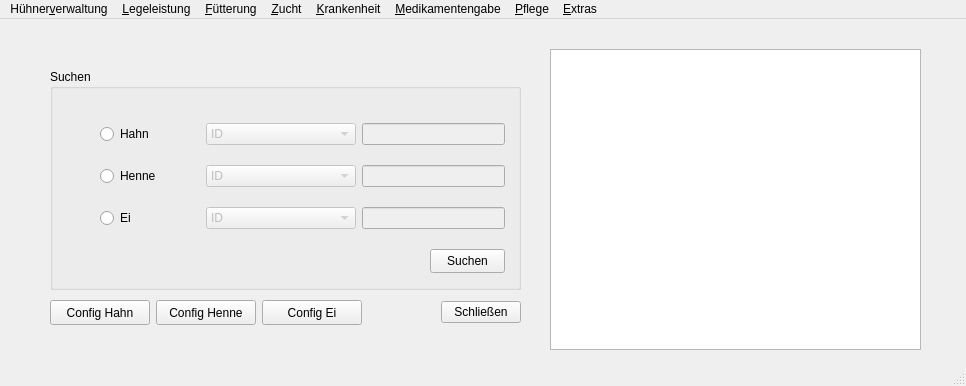
<?xml version="1.0" encoding="UTF-8"?>
<ui version="4.0">
 <class>MainWindow</class>
 <widget class="QMainWindow" name="MainWindow">
  <property name="geometry">
   <rect>
    <x>0</x>
    <y>0</y>
    <width>966</width>
    <height>386</height>
   </rect>
  </property>
  <property name="windowTitle">
   <string>MainWindow</string>
  </property>
  <widget class="QWidget" name="centralwidget">
   <widget class="QLabel" name="lbname">
    <property name="geometry">
     <rect>
      <x>810</x>
      <y>80</y>
      <width>71</width>
      <height>16</height>
     </rect>
    </property>
    <property name="font">
     <font>
      <family>Arial</family>
      <bold>true</bold>
     </font>
    </property>
    <property name="text">
     <string>Fuhao Guo</string>
    </property>
   </widget>
   <widget class="QLabel" name="lbpic">
    <property name="geometry">
     <rect>
      <x>590</x>
      <y>110</y>
      <width>301</width>
      <height>171</height>
     </rect>
    </property>
    <property name="text">
     <string/>
    </property>
    <property name="pixmap">
     <pixmap resource="resource.qrc">:/img/image/chicken1.jpg</pixmap>
    </property>
   </widget>
   <widget class="QLabel" name="lbtitle">
    <property name="geometry">
     <rect>
      <x>630</x>
      <y>60</y>
      <width>211</width>
      <height>16</height>
     </rect>
    </property>
    <property name="font">
     <font>
      <family>Arial</family>
      <pointsize>12</pointsize>
      <bold>true</bold>
     </font>
    </property>
    <property name="text">
     <string>Chicken Management V1.0</string>
    </property>
    <property name="alignment">
     <set>Qt::AlignCenter</set>
    </property>
   </widget>
   <widget class="QGroupBox" name="groupBox">
    <property name="geometry">
     <rect>
      <x>50</x>
      <y>50</y>
      <width>471</width>
      <height>221</height>
     </rect>
    </property>
    <property name="title">
     <string>Suchen</string>
    </property>
    <widget class="QWidget" name="layoutWidget">
     <property name="geometry">
      <rect>
       <x>50</x>
       <y>40</y>
       <width>405</width>
       <height>135</height>
      </rect>
     </property>
     <layout class="QVBoxLayout" name="verticalLayout">
      <item>
       <layout class="QHBoxLayout" name="horizontalLayout">
        <item>
         <widget class="QRadioButton" name="rbRooster">
          <property name="enabled">
           <bool>true</bool>
          </property>
          <property name="minimumSize">
           <size>
            <width>100</width>
            <height>20</height>
           </size>
          </property>
          <property name="maximumSize">
           <size>
            <width>100</width>
            <height>20</height>
           </size>
          </property>
          <property name="text">
           <string>Hahn</string>
          </property>
         </widget>
        </item>
        <item>
         <widget class="QComboBox" name="cboRooster">
          <property name="enabled">
           <bool>false</bool>
          </property>
          <property name="minimumSize">
           <size>
            <width>150</width>
            <height>22</height>
           </size>
          </property>
          <property name="maximumSize">
           <size>
            <width>150</width>
            <height>22</height>
           </size>
          </property>
          <item>
           <property name="text">
            <string>ID</string>
           </property>
          </item>
          <item>
           <property name="text">
            <string>Name</string>
           </property>
          </item>
          <item>
           <property name="text">
            <string>Breed</string>
           </property>
          </item>
          <item>
           <property name="text">
            <string>HatchingDate</string>
           </property>
          </item>
          <item>
           <property name="text">
            <string>TrunkSize</string>
           </property>
          </item>
          <item>
           <property name="text">
            <string>FeatherColor</string>
           </property>
          </item>
          <item>
           <property name="text">
            <string>CombColor</string>
           </property>
          </item>
          <item>
           <property name="text">
            <string>Weight</string>
           </property>
          </item>
          <item>
           <property name="text">
            <string>Comatibility</string>
           </property>
          </item>
          <item>
           <property name="text">
            <string>FertilizationRate</string>
           </property>
          </item>
         </widget>
        </item>
        <item>
         <widget class="QLineEdit" name="letRooster">
          <property name="enabled">
           <bool>false</bool>
          </property>
         </widget>
        </item>
       </layout>
      </item>
      <item>
       <layout class="QHBoxLayout" name="horizontalLayout_2">
        <item>
         <widget class="QRadioButton" name="rbHen">
          <property name="minimumSize">
           <size>
            <width>100</width>
            <height>20</height>
           </size>
          </property>
          <property name="maximumSize">
           <size>
            <width>100</width>
            <height>20</height>
           </size>
          </property>
          <property name="text">
           <string>Henne</string>
          </property>
         </widget>
        </item>
        <item>
         <widget class="QComboBox" name="cboHen">
          <property name="enabled">
           <bool>false</bool>
          </property>
          <property name="minimumSize">
           <size>
            <width>150</width>
            <height>22</height>
           </size>
          </property>
          <property name="maximumSize">
           <size>
            <width>150</width>
            <height>22</height>
           </size>
          </property>
          <item>
           <property name="text">
            <string>ID</string>
           </property>
          </item>
          <item>
           <property name="text">
            <string>Name</string>
           </property>
          </item>
          <item>
           <property name="text">
            <string>Breed</string>
           </property>
          </item>
          <item>
           <property name="text">
            <string>HatchingDate</string>
           </property>
          </item>
          <item>
           <property name="text">
            <string>EggColor</string>
           </property>
          </item>
          <item>
           <property name="text">
            <string>AverageEggWeight</string>
           </property>
          </item>
          <item>
           <property name="text">
            <string>TrunkSize</string>
           </property>
          </item>
          <item>
           <property name="text">
            <string>FeatherColor</string>
           </property>
          </item>
          <item>
           <property name="text">
            <string>CombColor</string>
           </property>
          </item>
          <item>
           <property name="text">
            <string>Weight</string>
           </property>
          </item>
          <item>
           <property name="text">
            <string>Compatibility</string>
           </property>
          </item>
         </widget>
        </item>
        <item>
         <widget class="QLineEdit" name="leHen">
          <property name="enabled">
           <bool>false</bool>
          </property>
         </widget>
        </item>
       </layout>
      </item>
      <item>
       <layout class="QHBoxLayout" name="horizontalLayout_3">
        <item>
         <widget class="QRadioButton" name="rbEgg">
          <property name="minimumSize">
           <size>
            <width>100</width>
            <height>20</height>
           </size>
          </property>
          <property name="maximumSize">
           <size>
            <width>100</width>
            <height>20</height>
           </size>
          </property>
          <property name="text">
           <string>Ei</string>
          </property>
         </widget>
        </item>
        <item>
         <widget class="QComboBox" name="cboEgg">
          <property name="enabled">
           <bool>false</bool>
          </property>
          <property name="minimumSize">
           <size>
            <width>150</width>
            <height>22</height>
           </size>
          </property>
          <property name="maximumSize">
           <size>
            <width>150</width>
            <height>22</height>
           </size>
          </property>
          <item>
           <property name="text">
            <string>ID</string>
           </property>
          </item>
          <item>
           <property name="text">
            <string>HenID</string>
           </property>
          </item>
          <item>
           <property name="text">
            <string>RoosterID</string>
           </property>
          </item>
          <item>
           <property name="text">
            <string>DataLaid</string>
           </property>
          </item>
          <item>
           <property name="text">
            <string>Weight</string>
           </property>
          </item>
          <item>
           <property name="text">
            <string>CoopNumber</string>
           </property>
          </item>
          <item>
           <property name="text">
            <string>Fertilized</string>
           </property>
          </item>
         </widget>
        </item>
        <item>
         <widget class="QLineEdit" name="letEgg">
          <property name="enabled">
           <bool>false</bool>
          </property>
         </widget>
        </item>
       </layout>
      </item>
     </layout>
    </widget>
    <widget class="QPushButton" name="btnSearch">
     <property name="geometry">
      <rect>
       <x>380</x>
       <y>180</y>
       <width>75</width>
       <height>24</height>
      </rect>
     </property>
     <property name="text">
      <string>Suchen</string>
     </property>
    </widget>
   </widget>
   <widget class="QTableView" name="tableView">
    <property name="geometry">
     <rect>
      <x>550</x>
      <y>30</y>
      <width>371</width>
      <height>301</height>
     </rect>
    </property>
    <property name="sortingEnabled">
     <bool>true</bool>
    </property>
   </widget>
   <widget class="QWidget" name="layoutWidget">
    <property name="geometry">
     <rect>
      <x>50</x>
      <y>280</y>
      <width>471</width>
      <height>27</height>
     </rect>
    </property>
    <layout class="QHBoxLayout" name="horizontalLayout_4">
     <item>
      <widget class="QPushButton" name="btncfgRooster">
       <property name="minimumSize">
        <size>
         <width>100</width>
         <height>25</height>
        </size>
       </property>
       <property name="maximumSize">
        <size>
         <width>100</width>
         <height>25</height>
        </size>
       </property>
       <property name="text">
        <string>Config Hahn</string>
       </property>
      </widget>
     </item>
     <item>
      <widget class="QPushButton" name="btncfgHen">
       <property name="minimumSize">
        <size>
         <width>100</width>
         <height>25</height>
        </size>
       </property>
       <property name="maximumSize">
        <size>
         <width>100</width>
         <height>25</height>
        </size>
       </property>
       <property name="text">
        <string>Config Henne</string>
       </property>
      </widget>
     </item>
     <item>
      <widget class="QPushButton" name="btncfgEgg">
       <property name="minimumSize">
        <size>
         <width>100</width>
         <height>25</height>
        </size>
       </property>
       <property name="maximumSize">
        <size>
         <width>100</width>
         <height>25</height>
        </size>
       </property>
       <property name="text">
        <string>Config Ei</string>
       </property>
      </widget>
     </item>
     <item>
      <spacer name="horizontalSpacer">
       <property name="orientation">
        <enum>Qt::Horizontal</enum>
       </property>
       <property name="sizeHint" stdset="0">
        <size>
         <width>40</width>
         <height>20</height>
        </size>
       </property>
      </spacer>
     </item>
     <item>
      <widget class="QPushButton" name="btnClose">
       <property name="text">
        <string>Schließen</string>
       </property>
      </widget>
     </item>
    </layout>
   </widget>
  </widget>
  <widget class="QMenuBar" name="menubar">
   <property name="geometry">
    <rect>
     <x>0</x>
     <y>0</y>
     <width>966</width>
     <height>22</height>
    </rect>
   </property>
   <widget class="QMenu" name="menuH_hner_verwaltung">
    <property name="title">
     <string>Hühner&amp;verwaltung</string>
    </property>
   </widget>
   <widget class="QMenu" name="menu_Legeleistung">
    <property name="title">
     <string>&amp;Legeleistung</string>
    </property>
   </widget>
   <widget class="QMenu" name="menu_F_tterung">
    <property name="title">
     <string>&amp;Fütterung</string>
    </property>
   </widget>
   <widget class="QMenu" name="menu_Zucht">
    <property name="title">
     <string>&amp;Zucht</string>
    </property>
   </widget>
   <widget class="QMenu" name="menu_Krankenheit">
    <property name="title">
     <string>&amp;Krankenheit</string>
    </property>
   </widget>
   <widget class="QMenu" name="menu_Medikamentengabe">
    <property name="title">
     <string>&amp;Medikamentengabe</string>
    </property>
   </widget>
   <widget class="QMenu" name="menu_Pflege">
    <property name="title">
     <string>&amp;Pflege</string>
    </property>
   </widget>
   <widget class="QMenu" name="menu_Extras">
    <property name="title">
     <string>&amp;Extras</string>
    </property>
    <addaction name="action_Sprache"/>
   </widget>
   <addaction name="menuH_hner_verwaltung"/>
   <addaction name="menu_Legeleistung"/>
   <addaction name="menu_F_tterung"/>
   <addaction name="menu_Zucht"/>
   <addaction name="menu_Krankenheit"/>
   <addaction name="menu_Medikamentengabe"/>
   <addaction name="menu_Pflege"/>
   <addaction name="menu_Extras"/>
  </widget>
  <widget class="QStatusBar" name="statusbar"/>
  <action name="action_Sprache">
   <property name="text">
    <string>&amp;Sprache</string>
   </property>
  </action>
 </widget>
 <resources>
  <include location="resource.qrc"/>
 </resources>
 <connections>
  <connection>
   <sender>btnClose</sender>
   <signal>clicked()</signal>
   <receiver>MainWindow</receiver>
   <slot>close()</slot>
   <hints>
    <hint type="sourcelabel">
     <x>520</x>
     <y>509</y>
    </hint>
    <hint type="destinationlabel">
     <x>617</x>
     <y>537</y>
    </hint>
   </hints>
  </connection>
 </connections>
</ui>
